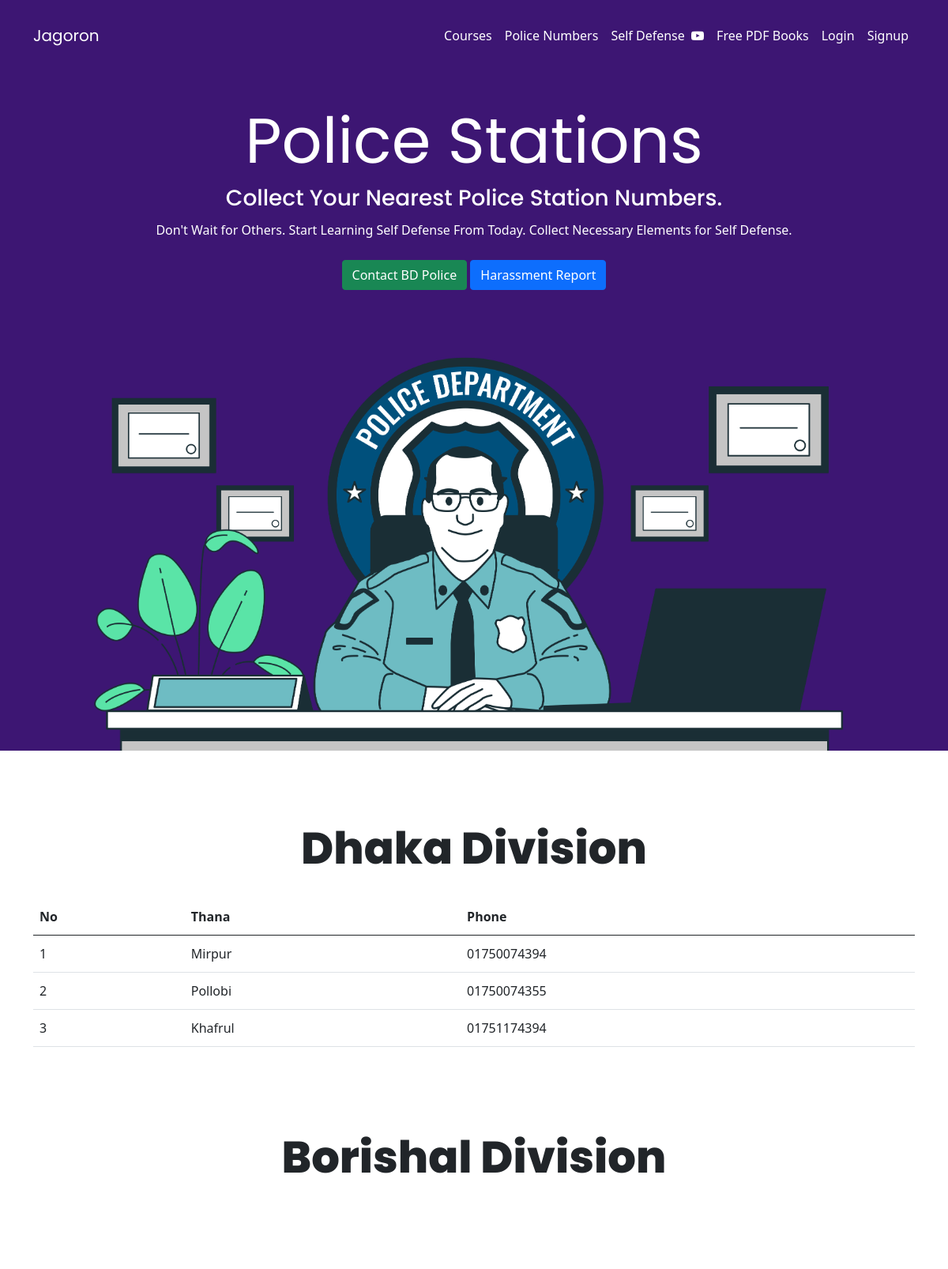
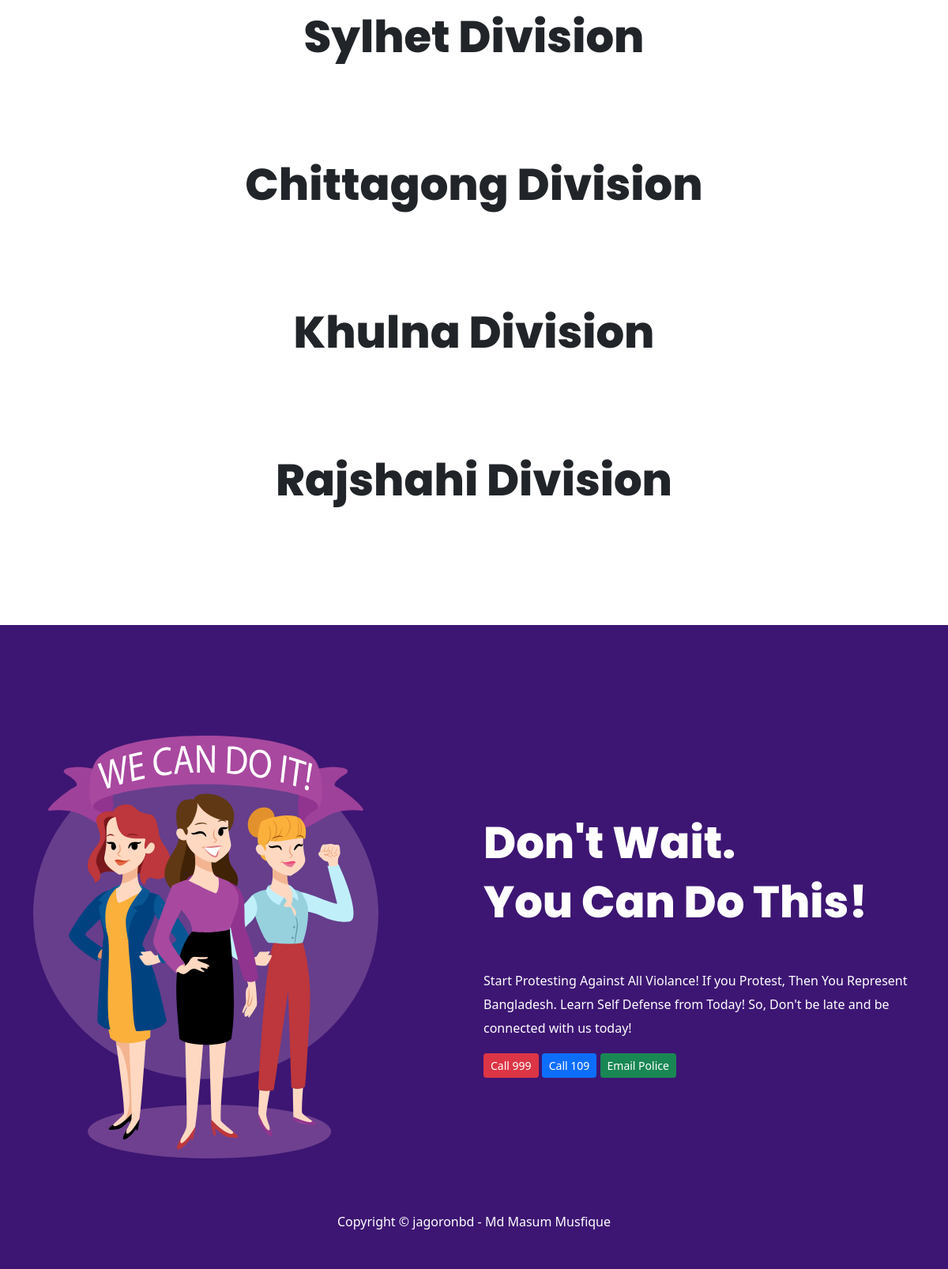
Page /policebd.php on the committed database (2 pictures, top to bottom).
### tables this page shows
CREATE TABLE `Police_Station` (
  `sno` int(7) NOT NULL,
  `District` varchar(60) NOT NULL,
  `Thana` varchar(60) NOT NULL,
  `Phone` varchar(13) NOT NULL
);

### policebd.php (the view, shortened to what this page needs)
<!doctype html>
<html>
<head>
  <link rel="stylesheet" href="https://cdnjs.cloudflare.com/ajax/libs/font-awesome/4.7.0/css/font-awesome.min.css">
  <link href="https://cdn.jsdelivr.net/npm/bootstrap@5.0.2/dist/css/bootstrap.min.css" rel="stylesheet"
>
</head>
<body>
  <nav class="navbar navbar-expand-lg navbar-light" style="background-color: #3D1673; padding: 25px;">
    <div class="container">
      <a class="navbar-brand" href="index.html"
        style="font-family: Poppins, Arial; color: white; font-weight: 400;">Jagoron</a>
      <div class="collapse navbar-collapse" id="navbarSupportedContent">
        <ul class="navbar-nav me-auto mb-2 mb-lg-0">
          <li class="nav-item">
            <a class="nav-link active" aria-current="page" href="#"></a>
          </li>
        </ul>
        <form class="d-flex">
          <ul class="navbar-nav me-auto mb-2 mb-lg-0">
            <li class="nav-item">
              <a class="nav-link" href="#courses" style="color: white">Courses</a>
            </li>
            <li class="nav-item">
              <a class="nav-link" href="policebd.html" style="color: white">Police Numbers</a>
            </li>
            <li class="nav-item">
              <a class="nav-link" style="color: white" href="#Tutorials">Self Defense&nbsp; <i
                  class="fa fa-youtube-play"></i></a>
            </li>
            <li class="nav-item">
              <a class="nav-link" href="index.html#freepdfs" style="color: white">Free PDF Books</a>
            </li>
            <li class="nav-item">
              <a class="nav-link" style="color: white" href="login.php">Login</a>
            </li>
            <li class="nav-item">
              <a class="nav-link" style="color: white" href="signup.php">Signup</a>
            </li>
          </ul>
        </form>
      </div>
    </div>
  </nav>
  <div class="container-fluid mycontain" style="background-color: #3D1673">
    <div class="row align-items-center text-center text-white">
      <div class="col-md-12 col-lg-12 col-12" style="line-height: 30px">
        <h1 class="display-1" style="font-family: Poppins, Arial; font-weight: 400; margin-top: 40px;">Police Stations</h1>
        <h3 style="font-family: Poppins, Arial; ">Collect Your Nearest Police Station Numbers.</h3>
        <p>Don't Wait for Others. Start Learning Self Defense From Today. Collect Necessary Elements for Self Defense.
        </p>
        <button type="button" style="margin-top: 7px;" onclick="document.getElementById('id01').style.display='block'"
          class="btn btn-success ">Contact BD Police</button>
        <a button type="button" style="margin-top: 7px;" class="btn btn-primary"
          href="harassmentComplaintForm.php">Harassment Report</a>
        <img src="Header3.png" width="100%" alt="header">
      </div>
    </div>
  </div>
  <main class="container">
    <div id="dhaka" style=" margin-top: 90px;">
      <div class="text-center mb-4 mt-4">
        <h2 class="display-4" style="font-family: Poppins, Arial ; font-weight: 800;">Dhaka Division</h2>
      </div>
      <div class="row" style="margin-top: 30px;">
        <div class="col-lg-12 col-md-12 col-12" style="line-height: 30px">
          <table class="table">
            <thead>
              <tr>
                <th scope="col">No</th>
                <th scope="col">Thana</th>
                <th scope="col">Phone</th>
              </tr>
            </thead>
            <tbody>
              <?php
               $host = 'localhost';
               $user = 'root';
               $pass = '';
               $db = 'jagoron';
               $mysqli = new mysqli($host,$user,$pass,$db) or die($mysqli->error);
               $sql1 = "SELECT sno, Thana, Phone FROM Police_Station WHERE District='Dhaka' ";
                $result1 = mysqli_query($mysqli, $sql1);
                  if ($result1->num_rows > 0):
              ?>
              <?php while($array=mysqli_fetch_row($result1)): ?>
              <tr>
                  <td><?php echo $array[0];?></td>
                  <td><?php echo $array[1];?></td>
                  <td><?php echo $array[2];?></td>
              </tr>
              <?php endwhile; ?>
              <?php else: ?>
              <tr>
                 <td colspan="3" rowspan="1" headers="">No Data Found</td>
              </tr>
              <?php endif; ?>
            </tbody>
          </table>
        </div>
      </div>
    </div>
    <div id="borishal" style=" margin-top: 90px;">
      <div class="text-center mb-4 mt-4">
        <h2 class="display-4" style="font-family: Poppins, Arial ; font-weight: 800;">Borishal Division</h2>
      </div>
    </div>
    <div id="sylhet" style=" margin-top: 90px;">
      <div class="text-center mb-4 mt-4">
        <h2 class="display-4" style="font-family: Poppins, Arial ; font-weight: 800;">Sylhet Division</h2>
      </div>
    </div>
    <div id="chittagong" style=" margin-top: 90px;">
      <div class="text-center mb-4 mt-4">
        <h2 class="display-4" style="font-family: Poppins, Arial ; font-weight: 800;">Chittagong Division</h2>
      </div>
    </div>
    <div id="Khulna" style=" margin-top: 90px;">
      <div class="text-center mb-4 mt-4">
        <h2 class="display-4" style="font-family: Poppins, Arial ; font-weight: 800;">Khulna Division</h2>
      </div>
    </div>
    <div id="Rajshahi" style=" margin-top: 90px;">
      <div class="text-center mb-4 mt-4">
        <h2 class="display-4" style="font-family: Poppins, Arial ; font-weight: 800;">Rajshahi Division</h2>
      </div>
    </div>
  </main>
</body>
<div style="background-color: #3D1673; padding: 20px; margin-top: 120px;">
  <div class="container">
      <div id="saythanks">
        <div class="row text-white align-items-center" style="margin-top: 120px;">
          <div class="col-lg-6 col-md-6 col-12">
            <img src="Wecando.svg" width="80%" alt="Women">
          </div>
          <div class="col-lg-6 col-md-6 col-12" style="line-height: 30px;">
            <h1 class="display-4" style="font-family: 'Poppins', 'Arial'; font-weight: 800; ">Don't Wait.</h1>
            <h1 class="display-4" style="font-family: 'Poppins', 'Arial'; font-weight: 800; margin-bottom: 50px;">You Can Do This!</h1>
            <p>Start Protesting Against All Violance! If you Protest, Then You Represent Bangladesh. Learn Self Defense
              from Today! So, Don't be late and be connected with us today!</p>
            <a button type="button" class="btn btn-danger btn-sm" href="tel:999">Call 999</a>
            <a button type="button" class="btn btn-primary btn-sm" href="tel:109">Call 109</a>
            <button type="button" onclick="document.getElementById('id01').style.display='block'"
              class="btn btn-success btn-sm">Email Police</button>
          </div>
        </div>
      </div>
    </div>
  </div>
  <footer class="py-5" style="background-color: #3D1673;">
    <div class="container">
      <p class="m-0 text-center text-white">Copyright &copy; jagoronbd - Md Masum Musfique</p>
    </div>
  </footer>
  </html>

### policebd.php (style rules this page uses)
html { scroll-behavior: smooth; }
body { background-color: #ffffff; }

### rows in the picture
police_station: sno "1", Thana "Mirpur", Phone "01750074394"
police_station: sno "2", Thana "Pollobi", Phone "01750074355"
police_station: sno "3", Thana "Khafrul", Phone "01751174394"
